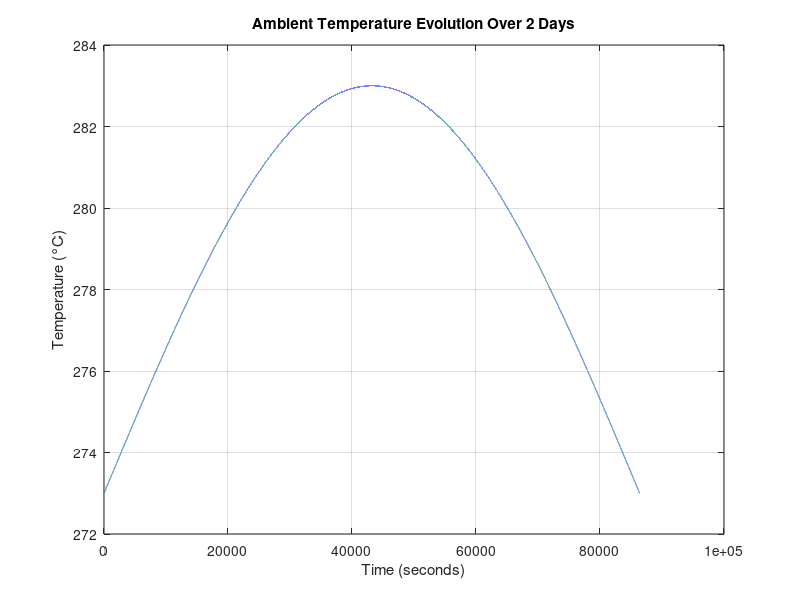

Write the MATLAB code that produced this figure.
close all

% Define parameters
duration_days = 1; % duration in days
duration_seconds = duration_days * 24 * 3600; % duration in seconds

% Time vector
t = linspace(0, duration_seconds, duration_seconds);

% Sinusoidal parameters
amplitude = 10; % amplitude of the temperature variation (e.g., +/- 10 degrees)
mean_temp = 273; % mean temperature (e.g., 20 degrees Celsius)
frequency = 0.5 / (24 * 3600); % frequency of the sinusoidal wave (1 cycle per day)
phase_shift = 0; % phase shift to start from midnight and peak at noon

% Temperature as a function of time
temperature = mean_temp + amplitude * sin(2 * pi * frequency * t + phase_shift);

% Plot the temperature evolution
figure;
plot(t, temperature);
xlabel('Time (seconds)');
ylabel('Temperature (°C)');
title('Ambient Temperature Evolution Over 2 Days');
grid on;
